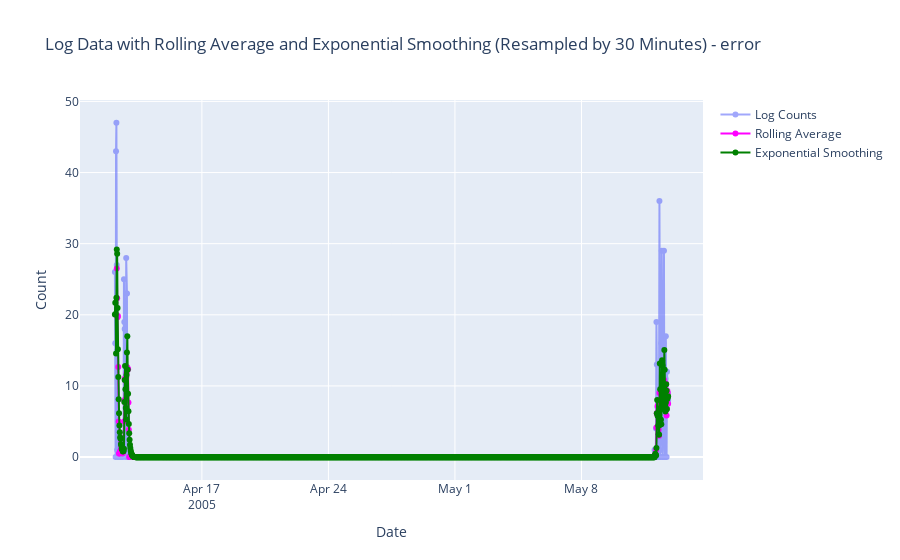
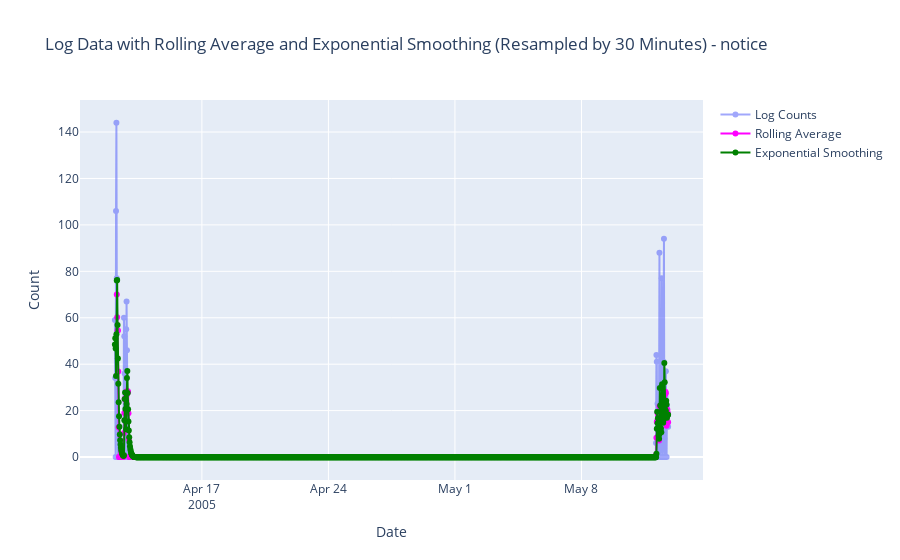

The notebook cell these images were saved under, in order:
### Code cell
import pandas as pd
import numpy as np
import plotly.graph_objs as go
import plotly.offline as pyo
from statsmodels.tsa.holtwinters import ExponentialSmoothing

# Load the data
df = pd.read_csv('cleaned_log_data.csv')

# Combine 'date' and 'time' into a single 'datetime' column
df['datetime'] = pd.to_datetime(df['date'] + ' ' + df['time'])

# Set 'datetime' as index
df.set_index('datetime', inplace=True)

# Drop the original 'date' and 'time' columns
df.drop(['date', 'time'], axis=1, inplace=True)

def trend_analysis(log_level):
    # Filter data by log level
    df_filtered = df[df['log_level'] == log_level]
    
    # Resample the data by 30 minutes and count the occurrences
    df_resampled = df_filtered.resample('30T').size()

    # Apply rolling average with a window of 6 (equivalent to 3 hours if resampled by 30 minutes)
    rolling_avg = df_resampled.rolling(window=6).mean()

    # Apply exponential smoothing
    exp_smooth = ExponentialSmoothing(df_resampled, trend='add', seasonal=None).fit()

    # Create the plot
    trace1 = go.Scatter(x=df_resampled.index, y=df_resampled, mode='lines+markers', name='Log Counts', opacity=0.6)
    trace2 = go.Scatter(x=rolling_avg.index, y=rolling_avg, mode='lines+markers', name='Rolling Average', line=dict(color='magenta'))
    trace3 = go.Scatter(x=exp_smooth.fittedvalues.index, y=exp_smooth.fittedvalues, mode='lines+markers', name='Exponential Smoothing', line=dict(color='green'))

    data = [trace1, trace2, trace3]

    layout = go.Layout(
        title=f'Log Data with Rolling Average and Exponential Smoothing (Resampled by 30 Minutes) - {log_level}',
        xaxis=dict(title='Date'),
        yaxis=dict(title='Count'),
        showlegend=True
    )

    fig = go.Figure(data=data, layout=layout)
    pyo.iplot(fig)

# Perform trend analysis for 'error' log level
trend_analysis('error')

# Perform trend analysis for 'notice' log level
trend_analysis('notice')

### Figure 1 — Plotly figure (JSON) as saved in the notebook; plotly's stock layout.template omitted (floating-point values rounded to 4 significant figures; data arrays with more than 128 entries replaced by an {"elided": "..."} marker saying what was removed)
{"data": [{"mode": "lines+markers", "name": "Log Counts", "opacity": 0.6, "type": "scatter", "x": {"elided": "1470 str values"}, "y": {"elided": "1470 int values"}}, {"line": {"color": "magenta"}, "mode": "lines+markers", "name": "Rolling Average", "type": "scatter", "x": {"elided": "1470 str values"}, "y": {"elided": "1470 float values"}}, {"line": {"color": "green"}, "mode": "lines+markers", "name": "Exponential Smoothing", "type": "scatter", "x": {"elided": "1470 str values"}, "y": {"elided": "1470 float values"}}], "layout": {"showlegend": true, "title": {"text": "Log Data with Rolling Average and Exponential Smoothing (Resampled by 30 Minutes) - error"}, "xaxis": {"title": {"text": "Date"}}, "yaxis": {"title": {"text": "Count"}}}}

### Figure 2 — Plotly figure (JSON) as saved in the notebook; plotly's stock layout.template omitted (floating-point values rounded to 4 significant figures; data arrays with more than 128 entries replaced by an {"elided": "..."} marker saying what was removed)
{"data": [{"mode": "lines+markers", "name": "Log Counts", "opacity": 0.6, "type": "scatter", "x": {"elided": "1470 str values"}, "y": {"elided": "1470 int values"}}, {"line": {"color": "magenta"}, "mode": "lines+markers", "name": "Rolling Average", "type": "scatter", "x": {"elided": "1470 str values"}, "y": {"elided": "1470 float values"}}, {"line": {"color": "green"}, "mode": "lines+markers", "name": "Exponential Smoothing", "type": "scatter", "x": {"elided": "1470 str values"}, "y": {"elided": "1470 float values"}}], "layout": {"showlegend": true, "title": {"text": "Log Data with Rolling Average and Exponential Smoothing (Resampled by 30 Minutes) - notice"}, "xaxis": {"title": {"text": "Date"}}, "yaxis": {"title": {"text": "Count"}}}}
